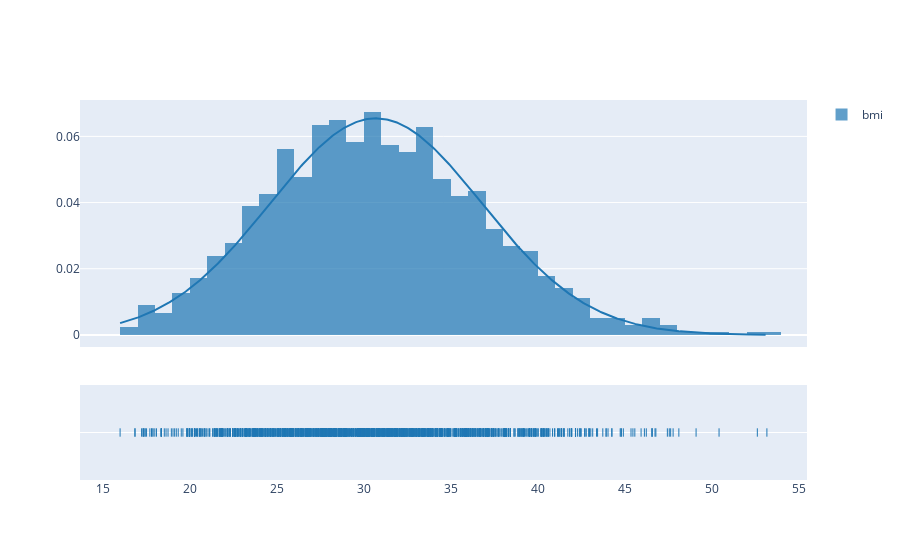

The notebook cell saved with this chart:
### Code cell
mx = df['bmi'].max()
mn = df['bmi'].mean()
sd = df['bmi'].std()

print((mx - mn)/sd)

fig = ff.create_distplot([df['bmi']], group_labels=['bmi'], curve_type='normal')
fig.show()

### Figure 1 — Plotly figure (JSON) as saved in the notebook; plotly's stock layout.template omitted (floating-point values rounded to 4 significant figures; data arrays with more than 128 entries replaced by an {"elided": "..."} marker saying what was removed)
{"data": [{"autobinx": false, "histnorm": "probability density", "legendgroup": "bmi", "marker": {"color": "rgb(31, 119, 180)"}, "name": "bmi", "opacity": 0.7, "type": "histogram", "x": {"elided": "1338 float values"}, "xaxis": "x", "xbins": {"end": 53.13, "size": 1, "start": 15.96}, "yaxis": "y"}, {"legendgroup": "bmi", "marker": {"color": "rgb(31, 119, 180)"}, "mode": "lines", "name": "bmi", "showlegend": false, "type": "scatter", "x": {"elided": "500 float values"}, "xaxis": "x", "y": {"elided": "500 float values"}, "yaxis": "y"}, {"legendgroup": "bmi", "marker": {"color": "rgb(31, 119, 180)", "symbol": "line-ns-open"}, "mode": "markers", "name": "bmi", "showlegend": false, "type": "scatter", "x": {"elided": "1338 float values"}, "xaxis": "x", "y": {"elided": "1338 str values"}, "yaxis": "y2"}], "layout": {"barmode": "overlay", "hovermode": "closest", "legend": {"traceorder": "reversed"}, "xaxis": {"anchor": "y2", "domain": [0, 1], "zeroline": false}, "yaxis": {"anchor": "free", "domain": [0.35, 1], "position": 0}, "yaxis2": {"anchor": "x", "domain": [0, 0.25], "dtick": 1, "showticklabels": false}}}
